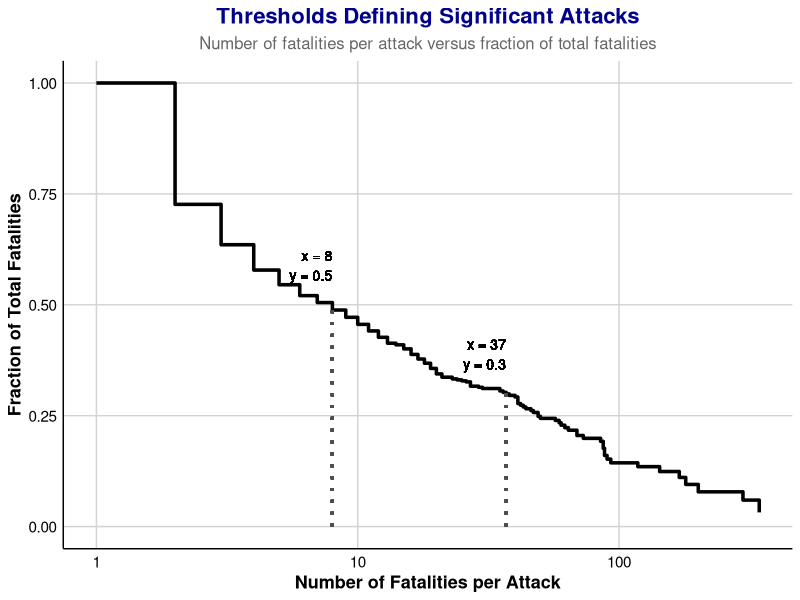

Write the R code that produced this figure. (Note: this script raises an error after producing the figure.)
# clear environment
rm(list = ls())

# load in libraries
library(ggplot2)

# read in the data
european_terror <- read.csv('data/european_terror.csv')





# Quantifying 'Big Attacks'
# ==========================

# total fatalities
total_kills <- sum(european_terror$nkill, na.rm = TRUE)

# data for CCDF
ccdf_data <- data.frame(
  nkill = sort(unique(european_terror$nkill)),
  proportion = sapply(sort(unique(european_terror$nkill)), function(x) {
    sum(european_terror$nkill[european_terror$nkill >= x], na.rm = TRUE) / total_kills
  })
)

threshold_50 <- min(ccdf_data$nkill[ccdf_data$proportion <= 0.5])
threshold_30 <- min(ccdf_data$nkill[ccdf_data$proportion <= 0.3])


# plot CCDF
ggplot(ccdf_data, aes(x = nkill, y = proportion)) +
  geom_step(aes(colour = 'Fraction of fatalities'), size = 1.2, colour = "black") + 
  
  # Threshold lines with more subtle styling
  geom_segment(aes(x = threshold_30, xend = threshold_30, y = 0, yend = 0.3), 
               linetype = "dotted", colour = "gray30", size = 1) + 
  
  geom_segment(aes(x = threshold_50, xend = threshold_50, y = 0, yend = 0.5), 
               linetype = "dotted", colour = "gray30", size = 1) + 
  
  # Threshold text with adjusted position and cleaner font
  geom_text(aes(x = threshold_30, y = 0.3, label = paste0('x = ', threshold_30, '\n y = 0.3')), 
            hjust = 1, vjust = -0.8, size = 3.5, colour = "black", fontface = "plain") +
  
  geom_text(aes(x = threshold_50, y = 0.5, label = paste0('x = ', threshold_50, '\n y = 0.5')), 
            hjust = 1, vjust = -0.8, size = 3.5, colour = "black", fontface = "plain") + 
  
  # Titles and axis labels with refined fonts
  labs(title = "Thresholds Defining Significant Attacks",
       subtitle = "Number of fatalities per attack versus fraction of total fatalities",
       x = "Number of Fatalities per Attack",
       y = "Fraction of Total Fatalities") +
  
  # Log scale for the x-axis
  scale_x_log10() +
  
  # Clean and professional theme adjustments
  theme_minimal() +
  theme(
    legend.position = "none",   # Remove legend for simplicity
    axis.text = element_text(size = 11, colour = "black"),  # Adjusted axis text size and colour
    axis.title = element_text(size = 13, colour = "black", face = "bold"),  # Bold axis titles
    plot.title = element_text(size = 16, face = "bold", hjust = 0.5, colour = "darkblue"),  # Title style
    plot.subtitle = element_text(size = 12, hjust = 0.5, colour = "gray40"),  # Subtitle style
    panel.grid = element_line(colour = "lightgray", size = 0.5), # Subtle grid lines
    panel.grid.major = element_line(size = 0.5),  # Grid lines for clarity
    panel.grid.minor = element_blank(),  # No minor grid lines
    axis.line = element_line(color = "black", size = 0.5),  # Clear axis lines
    plot.background = element_rect(fill = "white", colour = "white")  # Clean plot background
  )

ggsave("plots/fatalities_cdf.png")

# Figure 1. Thresholds used to define big attacks. The red line shows the 
# percentage of total fatalities accounted for at different thresholds.
# Showing attacks killing 35 or more people account for 30% of fatalities 
# from the European terrorist attacks. 
# Attacks killing 8 or more people account for 50% of all fatalities. 
# We also see that only 









# Time Series data
# ================

ggplot(european_terror, aes(x = iyear)) +
  geom_histogram(binwidth = 1, 
                 fill = 'lightgrey', 
                 color = 'black',  
                 size = 0.2) +
  labs(title = 'Distribution of European Terror Attacks Over Time',
       x = 'Year',
       y = 'Count') +
  scale_x_continuous(
    breaks = seq(from = min(european_terror$iyear, na.rm = TRUE), 
                 to = max(european_terror$iyear, na.rm = TRUE), 
                 by = 5)  
  ) +
  theme_minimal() +
  theme(axis.text.x = element_text(angle = 35, hjust = 1),
        panel.background = element_rect(fill = "white"),  
        plot.background = element_rect(fill = "white"),  
        axis.line = element_line(color = "black", size = 0.5),
        panel.grid = element_blank())


ggsave("plots/occurance_hist.png")



# Distribution of Fatalities
# ==========================
ggplot(european_terror, aes(x = nkill)) +
  geom_histogram(binwidth = 5, fill = "lightblue",color = "black", size = 0.2, na.rm = TRUE) +
  scale_y_continuous(trans = "log10") +
  labs(title = "Distribution of Number of Fatalities",
       x = "Number of Fatalities", 
       y = "Frequency (log)") +
  theme_minimal() +
  
  theme(axis.text.x = element_text(angle = 35,hjust = 1),
        panel.background = element_rect(fill = "white"),  # White background for plot area
        plot.background = element_rect(fill = "white"),  # White background for the entire plot
        axis.line = element_line(color = "black", size = 0.5),
        panel.grid = element_blank())
ggsave("plots/fatality_dist.png", width = 7, height = 8, dpi = 300, limitsize = FALSE)



